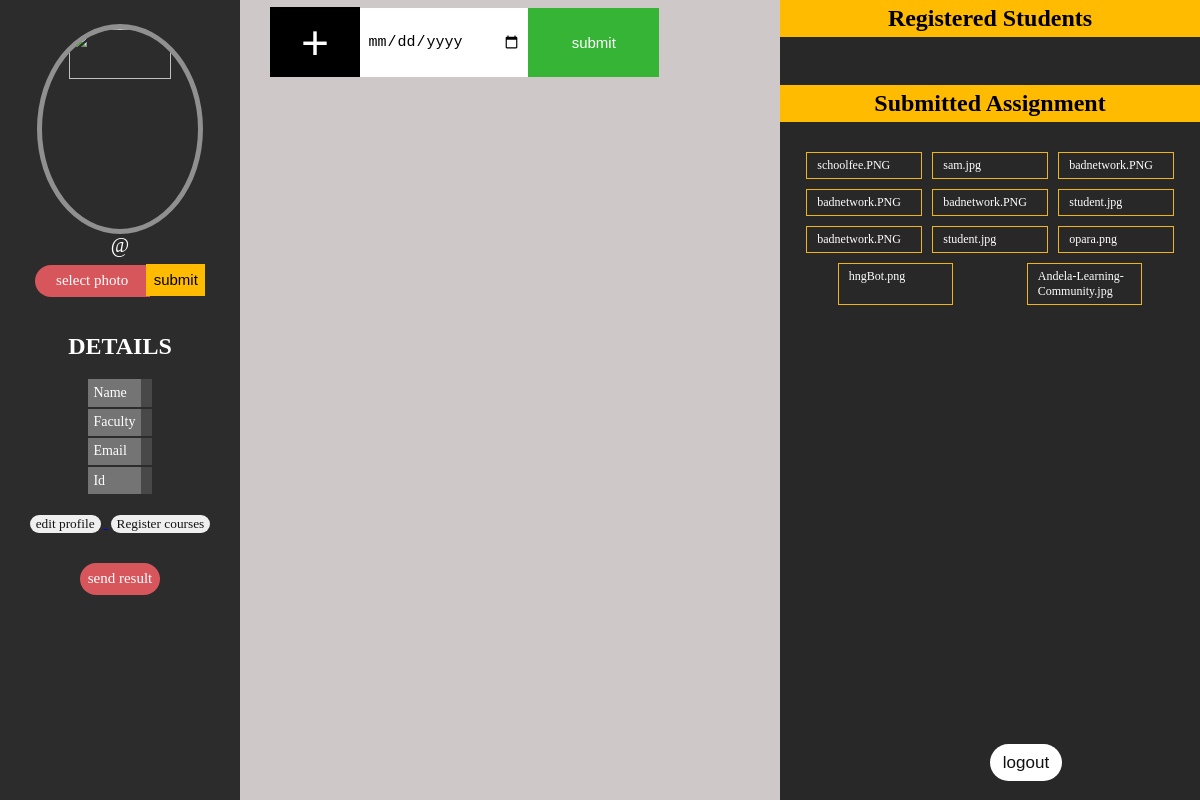
Page /dbConfigOld/lecturerDashboard.php on the earlier database version.
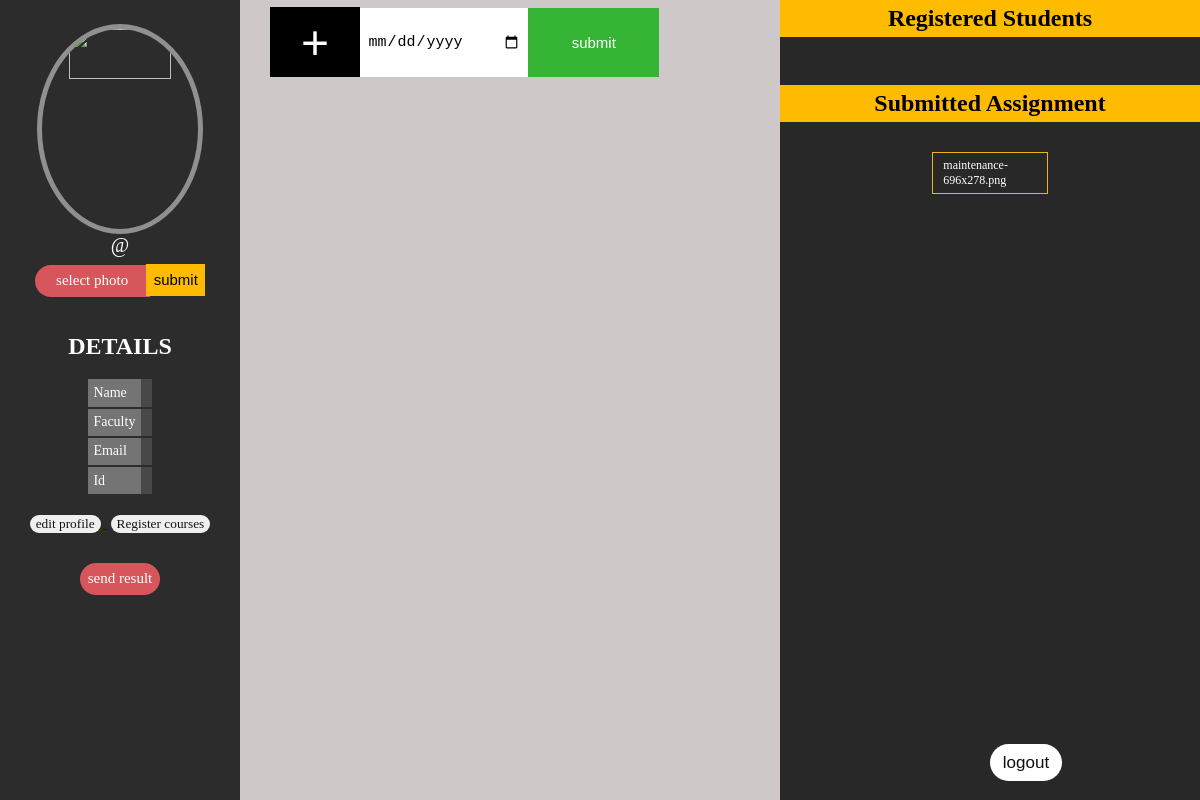
Same page on the later database version.
### tables this page shows
CREATE TABLE `uploads` (
  `id` int(11) NOT NULL,
  `studentName` varchar(100) NOT NULL,
  `file_name` varchar(50) NOT NULL,
  `file_type` varchar(10) NOT NULL,
  `file_size` varchar(10) NOT NULL,
  `file_path` varchar(50) NOT NULL,
  `date` date NOT NULL
);

### dbConfigOld/lecturerDashboard.php (the view, shortened to what this page needs)
<?php
$Fname = $_SESSION["Fname"];
$Lname = $_SESSION["Lname"];
$id = $_SESSION["id"];
$school = $_SESSION["faculty"];
$username = $_SESSION["username"];
$email = $_SESSION["email"];
?>
<!DOCTYPE html>
<html lang="en">
<head>
    <link rel="stylesheet" href="../css/dashboard.css">
</head>
<body>
<header>
    <img src="../img/futo.png" alt="">
    <div id="detail"><?php echo"@$username" ?></div>
    <div id="profile_picture">
        <form id="profile_photo_form" action="profile-photo.php" method="post" enctype="multipart/form-data">
            <label for="profile_photo" id="profile_photo_label" name="profile_photo_label"> select photo </label>
            <input type="submit" value="submit" name="profile_photo_submit" id="profile_photo_submit">
        </form>
    </div>
    <div id="user_details">
        <h2> Details</h2>
        <table>
            <tr>
                <td class="detail_item">Name</td>
                <td class="detail_input"><?php echo "$Fname $Lname"?></td>
            </tr>
            <tr>
                <td class="detail_item">Faculty</td>
                <td class="detail_input"><?php echo $school ?></td>
            </tr>
            <tr>
                <td class="detail_item">Email</td>
                <td class="detail_input"><?php echo $email ?></td>
            </tr>
            <tr>
                <td class="detail_item">id</td>
                <td class="detail_input"><?php echo $id ?></td>
            </tr>
        </table>
        <a href="editProfile.php">
        <button class="edit_button">
            edit profile
        </button>
        </a>
        <a href="lecturer_coursereg.php">
            <button class="edit_button">
                Register courses
            </button>
        </a>
        <button class="edit_button" id="show_result">send result</button>
    </div>
</header>
<section id="submit_assignment">
    <div class="assignment_form">
        <button class="file" id="upload_button">+</button>
        <form id="assignment_form" class="assignment_form">
            <input  id="lecturer_comment" type="date" placeholder="Enter message here...">
            <input type="submit" value="submit" name="text_submit">
        </form>
    </div>
</section>
<aside>
    <div id="registered_students">
        <h2 id="Reg_student">Registered Students</h2>
    <?php
    require 'db.php';
    ?>
  <h2 id="Sub_assignment">Submitted Assignment</h2>
    <div id="sub1">
    <?php
    $sql_course = " select * from coursereg ";
    $prep_course = $conn ->prepare($sql_course);
    $prep_course->execute();
    $result_course = $prep_course ->fetchAll(PDO::FETCH_OBJ);
    $sql = " select * from uploads ";
    $prep = $conn ->prepare($sql);
    $prep->execute();
    $result = $prep ->fetchAll(PDO::FETCH_OBJ);
    $ib = '';
    foreach($result_course as $std){
        foreach($result as $row){
            if($std->studentName == $row->studentName){
            $ib .= '<div class="oubx">'
            . '<a href="'.$row->file_path.'" id="student_name_file" target="blank">' . $row->file_name . '</a>'
            . '</div>';
            }
        }
    }
    echo ( $ib );
    ?>
    </div>
    </div>
    <a href="logout.php">
        <button id="logout">logout</button>
    </a>
</aside>
</body>
</html>

### css/dashboard.css (style rules this page uses)
body { padding: 0; margin: 0; display: flex; align-content: center; justify-content: space-between; width: 100%; height: 100vh; color: white; font-family: Ubuntu; background: rgb(206, 200, 200); }
header { width: 20vw; height: 100vh; background: rgb(44, 44, 44); text-align: center; z-index: 2; }
header img { width: 65%; height: 25%; border: 5px solid rgb(145, 144, 144); margin-top: 10%; border-radius: 100%; }
button#logout { position: absolute; top: 93vh; padding: .5em 0; width: 6%; font-size: 17px; border: none; background: rgb(255, 255, 255); color: rgb(17, 16, 16); border-radius: 70px; }
button.edit_button { border: none; border-radius: 70px; font-family: Ubuntu; margin: 10px 3px 0; color: rgb(19, 19, 19); }
#user_details { width: 90%; margin: 15% auto 0; }
#user_details h2 { text-transform: uppercase; width: 100%; }
header table { margin: 0 auto 5%; text-align: left; font-size: 14px; border-collapse: collapse; }
tr { border-bottom: 2px solid rgb(44, 44, 44); }
tr:last-child { border-bottom: none; }
td { border: none; padding: .4em; }
.detail_item { background: rgb(117, 116, 117); text-transform: capitalize; }
.detail_input { background: rgb(72, 72, 73); }
#detail { font-size: 20px; margin: auto; }
.assignment_form { display: flex; }
section { width: 40%; }
section input { width: 98%; padding: 1.5em .5em; font-size: 15px; border: none; margin-top: .5em; }
section input[type=submit] { width: 150px; background: rgb(54, 180, 54); color: white; }
#lecturer_comment { width: 60%; }
#file_icon,#profile_photo_label { cursor: pointer; }
.file { font-size: 3em; color: white; background-color: black; display: inline-block; width: 90px; height: 70px; text-align: center; border: none; margin: .15em 0 0; }
aside { background: rgb(40, 40, 40); width: 35%; text-align: center; }
#profile_photo_label { font-size: 15px; color: rgb(255, 255, 255); background-color: rgb(214, 86, 92); display: inline-block; width: 100px; padding: .5em; text-align: center; border: none; border-top-left-radius: 20px; border-bottom-left-radius: 20px; margin: .5em 0 0;- }
#profile_photo_submit { padding: .45em .5em .55em; margin-left: -.5em; border: none; background: rgb(255, 187, 0); font-size: 15px; }
#Reg_student, .Reg_student { background: rgb(255, 187, 0); margin: 0; padding: 5px 0; color: black; }
#Sub_assignment { background: rgb(255, 187, 0); padding: 5px 0; color: black; margin-top: 2em; }
.oubx { width: 30%; margin: 10px auto 0; text-align: center; border: 1px solid rgb(240, 181, 21); }
#student_name, #student_name_file { font-size: 12px; text-align: left; padding: 5px 10px; display: block; width: 100%; margin: 0 auto; color: white; text-decoration: none; }
#sub1 { display: flex; flex-wrap: wrap; justify-content: space-evenly; align-content: center; width: 90%; margin: 0 auto; }
#show_result { margin-top: 2em; padding: .5em; font-size: 15px; background: rgb(214, 86, 92); color: white; }

Differences in the rows shown:
removed uploads: file_name "schoolfee.PNG"
removed uploads: file_name "sam.jpg"
removed uploads: file_name "badnetwork.PNG"
removed uploads: file_name "badnetwork.PNG"
removed uploads: file_name "badnetwork.PNG"
removed uploads: file_name "student.jpg"
removed uploads: file_name "badnetwork.PNG"
removed uploads: file_name "student.jpg"
removed uploads: file_name "opara.png"
removed uploads: file_name "hngBot.png"
removed uploads: file_name "Andela-Learning-Community.jpg"
added uploads: file_name "maintenance-696x278.png"
